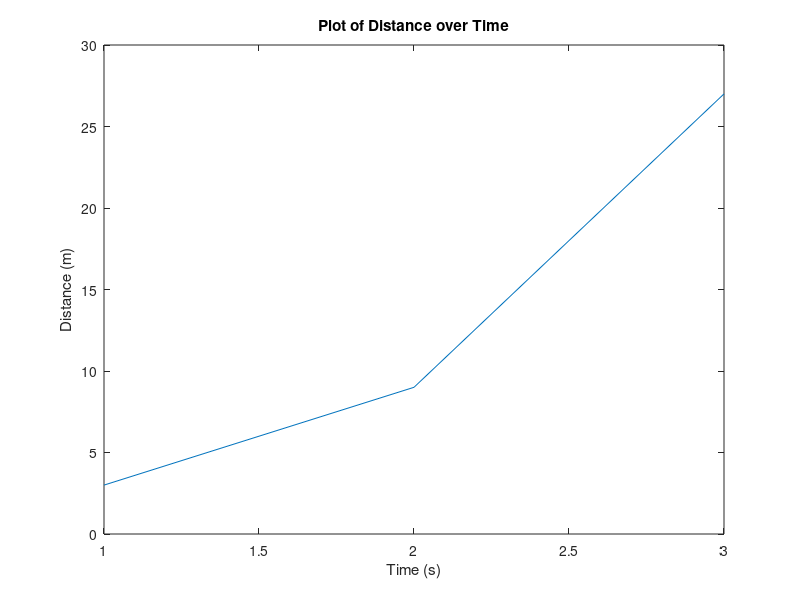

This figure's MATLAB source:
clear % clear all previous variables
X = [3 9 27]; % my dependent vector of interest
t = [1 2 3]; % my independent vector
figure % create new figure
plot(t, X)
title("Plot of Distance over Time") % title
ylabel("Distance (m)") % label for y axis
xlabel("Time (s)") % label for x axis